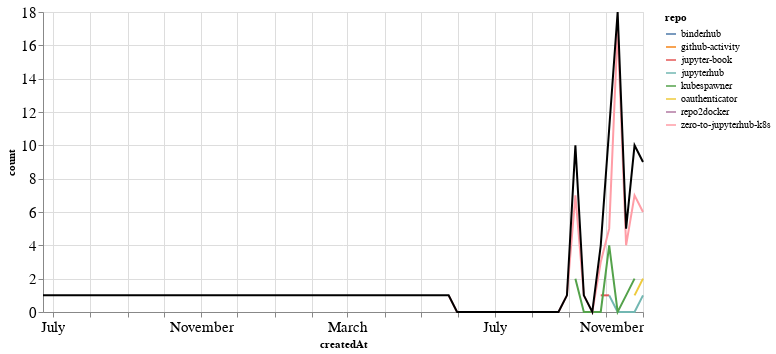

This figure's notebook cell:
### Markdown cell above
## PRs

### Code cell
prs_time = prs.groupby('repo').resample('W', on='createdAt').count()['author'].reset_index()
prs_time = prs_time.rename(columns={'author': 'count'})
prs_time_total = prs_time.groupby('createdAt').agg({"count": "sum"}).reset_index()

ch1 = alt.Chart(prs_time, width=600).mark_line().encode(
    x='createdAt',
    y='count',
    color='repo',
    tooltip="repo"
)

ch2 = alt.Chart(prs_time_total, width=600).mark_line(color="black").encode(
    x='createdAt',
    y='count',
)

ch1 + ch2

### Figure 1 — Vega-Lite specification as saved in the notebook (floating-point values rounded to 4 significant figures)
{"config": {"axisLeft": {"labelFontSize": 15}, "axisBottom": {"labelFontSize": 15}}, "layer": [{"data": {"name": "data-3f9c68cd596591eddc5e3477861db528"}, "mark": "line", "encoding": {"color": {"type": "nominal", "field": "repo"}, "tooltip": {"type": "nominal", "field": "repo"}, "x": {"type": "temporal", "field": "createdAt"}, "y": {"type": "quantitative", "field": "count"}}, "width": 600}, {"data": {"name": "data-7fa6933d9d8c574781d308e153e657f7"}, "mark": {"type": "line", "color": "black"}, "encoding": {"x": {"type": "temporal", "field": "createdAt"}, "y": {"type": "quantitative", "field": "count"}}, "width": 600}], "$schema": "https://vega.github.io/schema/vega-lite/v4.8.1.json", "datasets": {"data-3f9c68cd596591eddc5e3477861db528": [{"repo": "binderhub", "createdAt": "2020-09-06T00:00:00", "count": 1}, {"repo": "github-activity", "createdAt": "2020-10-11T00:00:00", "count": 1}, {"repo": "jupyter-book", "createdAt": "2020-09-27T00:00:00", "count": 1}, {"repo": "jupyter-book", "createdAt": "2020-10-04T00:00:00", "count": 1}, {"repo": "jupyterhub", "createdAt": "2020-10-04T00:00:00", "count": 1}, {"repo": "jupyterhub", "createdAt": "2020-10-11T00:00:00", "count": 0}, {"repo": "jupyterhub", "createdAt": "2020-10-18T00:00:00", "count": 0}, {"repo": "jupyterhub", "createdAt": "2020-10-25T00:00:00", "count": 0}, {"repo": "jupyterhub", "createdAt": "2020-11-01T00:00:00", "count": 1}, {"repo": "kubespawner", "createdAt": "2020-09-06T00:00:00", "count": 2}, {"repo": "kubespawner", "createdAt": "2020-09-13T00:00:00", "count": 0}, {"repo": "kubespawner", "createdAt": "2020-09-20T00:00:00", "count": 0}, {"repo": "kubespawner", "createdAt": "2020-09-27T00:00:00", "count": 0}, {"repo": "kubespawner", "createdAt": "2020-10-04T00:00:00", "count": 4}, {"repo": "kubespawner", "createdAt": "2020-10-11T00:00:00", "count": 0}, {"repo": "kubespawner", "createdAt": "2020-10-18T00:00:00", "count": 1}, {"repo": "kubespawner", "createdAt": "2020-10-25T00:00:00", "count": 2}, {"repo": "oauthenticator", "createdAt": "2020-10-25T00:00:00", "count": 1}, {"repo": "oauthenticator", "createdAt": "2020-11-01T00:00:00", "count": 2}, {"repo": "repo2docker", "createdAt": "2019-06-23T00:00:00", "count": 1}, {"repo": "zero-to-jupyterhub-k8s", "createdAt": "2020-05-24T00:00:00", "count": 1}, {"repo": "zero-to-jupyterhub-k8s", "createdAt": "2020-05-31T00:00:00", "count": 0}, {"repo": "zero-to-jupyterhub-k8s", "createdAt": "2020-06-07T00:00:00", "count": 0}, {"repo": "zero-to-jupyterhub-k8s", "createdAt": "2020-06-14T00:00:00", "count": 0}, {"repo": "zero-to-jupyterhub-k8s", "createdAt": "2020-06-21T00:00:00", "count": 0}, {"repo": "zero-to-jupyterhub-k8s", "createdAt": "2020-06-28T00:00:00", "count": 0}, {"repo": "zero-to-jupyterhub-k8s", "createdAt": "2020-07-05T00:00:00", "count": 0}, {"repo": "zero-to-jupyterhub-k8s", "createdAt": "2020-07-12T00:00:00", "count": 0}, {"repo": "zero-to-jupyterhub-k8s", "createdAt": "2020-07-19T00:00:00", "count": 0}, {"repo": "zero-to-jupyterhub-k8s", "createdAt": "2020-07-26T00:00:00", "count": 0}, {"repo": "zero-to-jupyterhub-k8s", "createdAt": "2020-08-02T00:00:00", "count": 0}, {"repo": "zero-to-jupyterhub-k8s", "createdAt": "2020-08-09T00:00:00", "count": 0}, {"repo": "zero-to-jupyterhub-k8s", "createdAt": "2020-08-16T00:00:00", "count": 0}, {"repo": "zero-to-jupyterhub-k8s", "createdAt": "2020-08-23T00:00:00", "count": 0}, {"repo": "zero-to-jupyterhub-k8s", "createdAt": "2020-08-30T00:00:00", "count": 1}, {"repo": "zero-to-jupyterhub-k8s", "createdAt": "2020-09-06T00:00:00", "count": 7}, {"repo": "zero-to-jupyterhub-k8s", "createdAt": "2020-09-13T00:00:00", "count": 1}, {"repo": "zero-to-jupyterhub-k8s", "createdAt": "2020-09-20T00:00:00", "count": 0}, {"repo": "zero-to-jupyterhub-k8s", "createdAt": "2020-09-27T00:00:00", "count": 3}, {"repo": "zero-to-jupyterhub-k8s", "createdAt": "2020-10-04T00:00:00", "count": 5}, {"repo": "zero-to-jupyterhub-k8s", "createdAt": "2020-10-11T00:00:00", "count": 17}, {"repo": "zero-to-jupyterhub-k8s", "createdAt": "2020-10-18T00:00:00", "count": 4}, {"repo": "zero-to-jupyterhub-k8s", "createdAt": "2020-10-25T00:00:00", "count": 7}, {"repo": "zero-to-jupyterhub-k8s", "createdAt": "2020-11-01T00:00:00", "count": 6}], "data-7fa6933d9d8c574781d308e153e657f7": [{"createdAt": "2019-06-23T00:00:00", "count": 1}, {"createdAt": "2020-05-24T00:00:00", "count": 1}, {"createdAt": "2020-05-31T00:00:00", "count": 0}, {"createdAt": "2020-06-07T00:00:00", "count": 0}, {"createdAt": "2020-06-14T00:00:00", "count": 0}, {"createdAt": "2020-06-21T00:00:00", "count": 0}, {"createdAt": "2020-06-28T00:00:00", "count": 0}, {"createdAt": "2020-07-05T00:00:00", "count": 0}, {"createdAt": "2020-07-12T00:00:00", "count": 0}, {"createdAt": "2020-07-19T00:00:00", "count": 0}, {"createdAt": "2020-07-26T00:00:00", "count": 0}, {"createdAt": "2020-08-02T00:00:00", "count": 0}, {"createdAt": "2020-08-09T00:00:00", "count": 0}, {"createdAt": "2020-08-16T00:00:00", "count": 0}, {"createdAt": "2020-08-23T00:00:00", "count": 0}, {"createdAt": "2020-08-30T00:00:00", "count": 1}, {"createdAt": "2020-09-06T00:00:00", "count": 10}, {"createdAt": "2020-09-13T00:00:00", "count": 1}, {"createdAt": "2020-09-20T00:00:00", "count": 0}, {"createdAt": "2020-09-27T00:00:00", "count": 4}, {"createdAt": "2020-10-04T00:00:00", "count": 11}, {"createdAt": "2020-10-11T00:00:00", "count": 18}, {"createdAt": "2020-10-18T00:00:00", "count": 5}, {"createdAt": "2020-10-25T00:00:00", "count": 10}, {"createdAt": "2020-11-01T00:00:00", "count": 9}]}}
